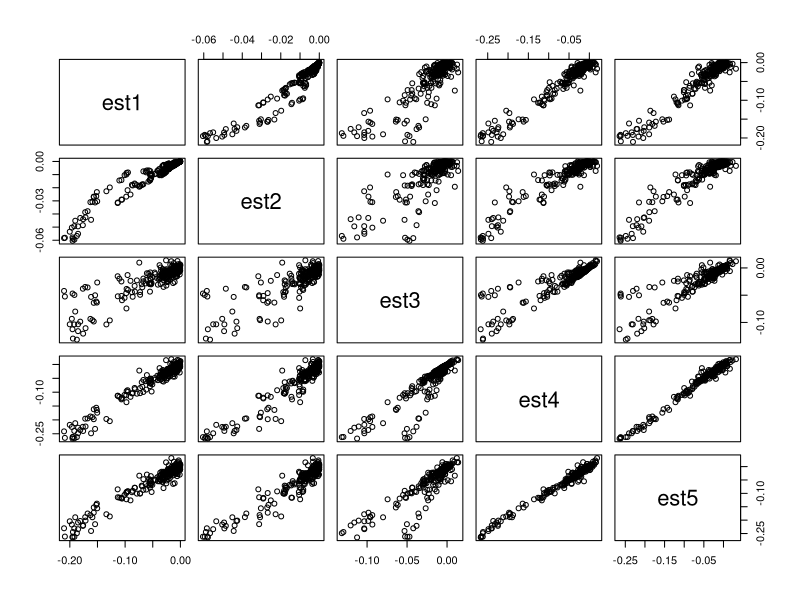
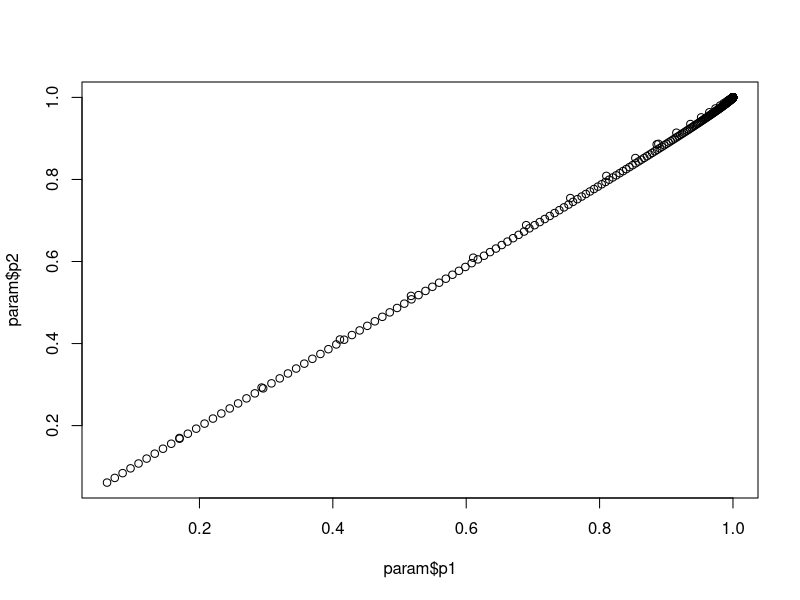
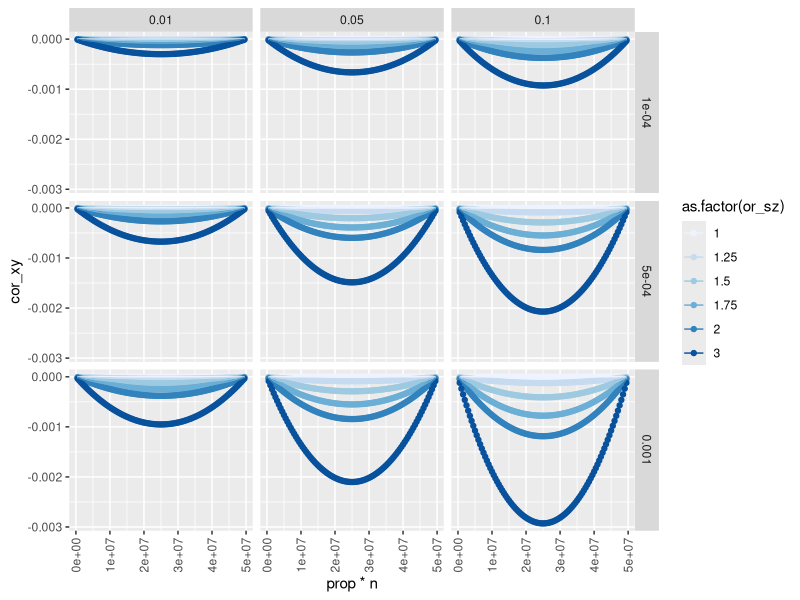
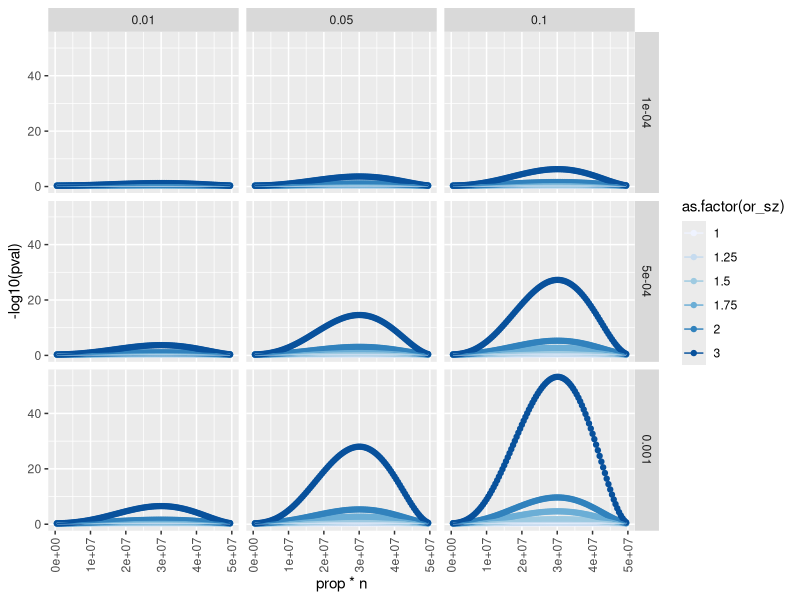
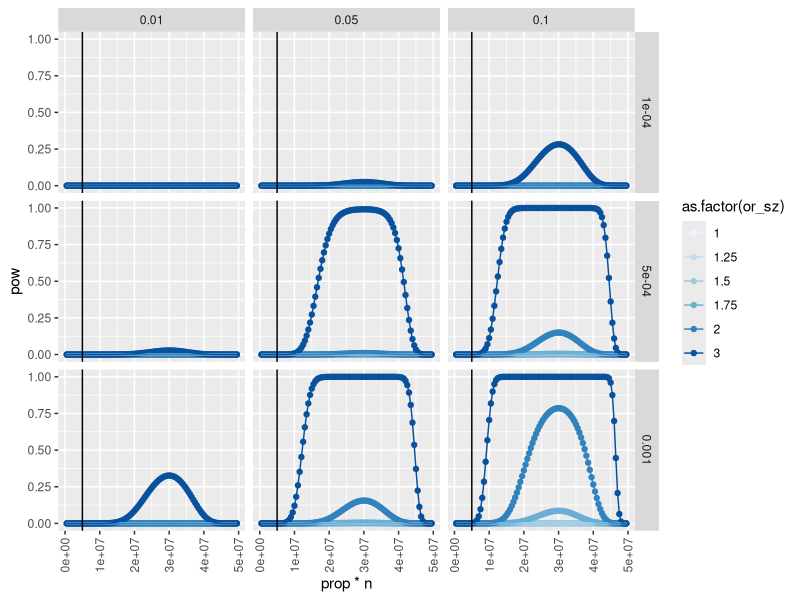

Write R code to recreate these figures, in order.
## ---- chunk 1
knitr::opts_chunk$set(
  collapse = TRUE,
  comment = "#>"
)
## ---- chunk 2
suppressWarnings(suppressPackageStartupMessages({
  library(knitr)
  library(ggplot2)
  library(dplyr)
  library(pwr)
}))
knitr::opts_chunk$set(echo=TRUE, message=FALSE, warning=FALSE, dev="png")
## ---- chunk 3
set.seed(20200420)
n <- 100000
x <- rnorm(n)
y <- rnorm(n)
b_xy <- 0
b_xs <- 6
b_ys <- 8
b_sz <- 5
s <- x * b_xs + y * b_ys + rnorm(n)
z <- s * b_sz + rnorm(n)
## ---- chunk 4
(b_xy * var(s) * var(x) - b_xs * b_ys * var(x) * var(y)) / (b_ys^2 * var(x) * var(y) + var(x))
lm(y ~ x + s)$coef[2]
## ---- chunk 5
b_xz <- lm(z ~ x)$coef[2]
b_yz <- lm(z ~ y)$coef[2]
(b_xy * var(z) * var(x) - b_xz * b_yz * var(x) * var(y)) / (b_yz^2 * var(x) * var(y) + var(x))
lm(y ~ x + z)$coef[2]
## ---- chunk 6
set.seed(12345)
n <- 100000
maf <- 0.3
x <- rbinom(n, 2, maf)
y <- rnorm(n, sd=3)
s <- x * 6 + y * 8 + rnorm(n)
z <- s * 5 + rnorm(n)
## ---- chunk 7
(b_xy * var(s) * var(x) - b_xs * b_ys * var(x) * var(y)) / (b_ys^2 * var(x) * var(y) + var(x))
lm(y ~ x + s)$coef[2]
## ---- chunk 8
b_xz <- lm(z ~ x)$coef[2]
b_yz <- lm(z ~ y)$coef[2]
(b_xy * var(z) * var(x) - b_xz * b_yz * var(x) * var(y)) / (b_yz^2 * var(x) * var(y) + var(x))
lm(y ~ x + z)$coef[2]
## ---- chunk 9
x <- rbinom(n, 2, maf)
y <- rnorm(n)
s <- x * b_xs + y * b_ys
l <- b_sz*s
pr <- 1 / (1 + exp(-l))
z <- rbinom(n, 1, pr)
table(z)
## ---- chunk 10
b_xz <- lm(z ~ x)$coef[2]
b_yz <- lm(z ~ y)$coef[2]
(b_xy * var(z) * var(x) - b_xz * b_yz * var(x) * var(y)) / (b_yz^2 * var(x) * var(y) + var(x)*var(z))
(b_xy * var(z) * var(x) - b_xz * b_yz * var(x) * var(y)) / (b_yz^2 * var(x) * var(y) + var(x))
lm(y ~ x + z)$coef[2]
lm(y[z==1] ~ x[z==1])$coef[2]
## ---- chunk 11
library(dplyr)
param <- expand.grid(
	n = 100000,
	maf = c(0.1, 0.5, 0.7),
	b_xy = c(0, 0.3),
	b_xs = c(0.1, 0.6),
	b_ys = c(0.4, 0.8),
	b_sz = c(0.4, 0.8),
	sdy = c(1, 3),
	alpha = c(0, 1, 2),
	sim=1
)

out <- list()
for(i in 1:nrow(param))
{
	message(i)
	pa <- param[i, ]
	x <- rbinom(pa$n, 2, pa$maf)
	y <- rnorm(pa$n, sd=pa$sdy)
	s <- x * pa$b_xs + y * pa$b_ys
	l <- pa$alpha + pa$b_sz*s
	pr <- 1 / (1 + exp(-l))
	z <- rbinom(pa$n, 1, pr)
	b_xz <- cov(x,z) / var(x)
	b_yz <- cov(y,z) / var(y)
	pa$est1 <- (b_xy * var(z) * var(x) - b_xz * b_yz * var(x) * var(y)) / (b_yz^2 * var(x) * var(y) + var(x)*var(z))
	pa$est2 <- (b_xy * var(z) * var(x) - b_xz * b_yz * var(x) * var(y)) / (b_yz^2 * var(x) * var(y) + var(x))
	pa$est3 <- (cov(x,y)/sd(x) - cov(x,z) * cov(y, z) / var(z)) / (1 - cov(x,z)^2/var(z))
	pa$est4 <- lm(y ~ x + z)$coef[2]
	pa$est5 <- cov(y[z==1], x[z==1]) / var(x[z==1])
	out[[i]] <- pa
}

out <- bind_rows(out)
subset(out, select=c(est1, est2, est3, est4, est5)) %>% pairs
subset(out, select=c(est1, est2, est3, est4, est5)) %>% cor
## ---- chunk 12
x <- rbinom(n, 2, maf)
y <- rnorm(n)
s <- x * b_xs + y * b_ys
l <- b_sz*s
pr <- 1 / (1 + exp(-l))
z <- rbinom(n, 1, pr)
table(z)
b_xz <- lm(z ~ x)$coef[2]
b_yz <- lm(z ~ y)$coef[2]
(b_xy * var(z) * var(x) - b_xz * b_yz * var(x) * var(y)) / (b_yz^2 * var(x) * var(y) + var(x)*var(z))
(b_xy * var(z) * var(x) - b_xz * b_yz * var(x) * var(y)) / (b_yz^2 * var(x) * var(y) + var(x))
lm(y ~ x + z)$coef[2]
lm(y[z==1] ~ x[z==1])$coef[2]
## ---- chunk 13
b_xs = cov(x,s)/var(x)
b_ys = cov(y,s)/var(y)
b_sz = cov(s,z)/var(s)
(b_xy * var(z) * var(x) - b_xz * b_yz * var(x) * var(y)) / (b_yz^2 * var(x) * var(y) + var(x)*var(z))
(b_xy * var(z) * var(x) - b_xs * b_sz * b_ys * b_sz * var(x) * var(y)) / ((b_ys * b_sz)^2 * var(x) * var(y) + var(x)*var(z))
## ---- chunk 14
x <- rbinom(n, 2, maf)
y <- rnorm(n)
s <- x * b_xs + y * b_ys
l <- b_sz*s
pr <- 1 / (1 + exp(-l))
z <- rbinom(n, 1, pr)
b_xz <- lm(z ~ x)$coef[2]
b_yz <- lm(z ~ y)$coef[2]
logor = glm(z ~ s, family="binomial")$coef[2]

# estimate lm
bhat_sz = lm(z ~ s)$coef[2]

# convert beta to logor
prop <- sum(z == 1) / length(z)
mu <- prop * (1 - prop)

# get beta from logOR
logor * mu
cov(s,z)/var(s)

lm(y[z==1] ~ x[z==1])$coef[2]
b_xs = cov(x,s)/var(x)
b_ys = cov(y,s)/var(y)
b_sz = cov(s,z)/var(s)

(b_xy * var(z) * var(x) - b_xz * b_yz * var(x) * var(y)) / (b_yz^2 * var(x) * var(y) + var(x)*var(z))
(b_xy * var(z) * var(x) - b_xs * b_sz * b_ys * b_sz * var(x) * var(y)) / ((b_ys * b_sz)^2 * var(x) * var(y) + var(x)*var(z))
(b_xy * var(z) * var(x) - b_xs * logor * mu * b_ys * logor * mu * var(x) * var(y)) / ((b_ys * logor * mu)^2 * var(x) * var(y) + var(x)*var(z))

## ---- chunk 15
n <- 10000
maf <- 0.3
rsq_gs <- 0.1
rsq_xs <- 0.2
vx <- 1
vs <- 1
rsq_s <- rsq_gs + rsq_xs
g <- rbinom(n,2,maf)
x <- rnorm(n)
b_gs <- sqrt(rsq_gs * vs / (2*maf*(1-maf)))
b_xs <- sqrt(rsq_xs * vs / vx)
ve <- vs - b_gs^2 * 2*maf*(1-maf) - b_xs^2 * vx
s <- g * b_gs + x * b_xs + rnorm(n, sd=sqrt(ve))
var(s)
cor(g, s)^2
cor(x, s)^2
## ---- chunk 16
# input parameters
n = 100000
prop <- 0.3
or_sz <- 2.5
b_xy = 0
rsq_xs = 0.05
rsq_ys = 0.1
maf = 0.3
vy = 1
vs = 1

# infer
logor_sz <- log(or_sz)
vz <- prop * (1-prop)
vx <- 2 * maf * (1-maf)
b_xs <- sqrt(rsq_xs * vs / (2*maf*(1-maf)))
b_ys <- sqrt(rsq_ys * vs / vy)
ve <- vs - b_xs^2 * 2*maf*(1-maf) - b_ys^2 * vy
alpha <- log((1 - prop)/prop)

# generate
y <- rnorm(n)
x <- rbinom(n, 2, maf)
s <- x * b_xs + y * b_ys + rnorm(n, sd=sqrt(ve))
cor(s,x)^2
cor(s,y)^2
l <- alpha + logor_sz * s
pr <- 1 / (1 + exp(-l))
z <- rbinom(n, 1, pr)

# infer
lm(y[z==1] ~ x[z==1])$coef[2]
cor(y[z==1], x[z==1])

# derive
bh_xs = cov(x,s)/var(x)
bh_xz = cov(x,z)/var(x)
bh_ys = cov(y,s)/var(y)
bh_yz = cov(y,z)/var(y)
bh_sz = cov(s,z)/var(s)

(b_xy * var(z) * var(x) - bh_xz * bh_yz * var(x) * var(y)) / (bh_yz^2 * var(x) * var(y) + var(x)*var(z))
(b_xy * var(z) * var(x) - cov(x,z)/var(x) * cov(y,z)/var(y) * var(x) * var(y)) / ((cov(y,z)/var(y))^2 * var(x) * var(y) + var(x)*var(z))
(b_xy * vz * vx - b_xs * logor_sz * vz * b_ys * logor_sz * vz * vx * vy) / ((b_ys * logor_sz * vz)^2 * vx * vy + vx*vz)
## ---- chunk 17

param <- expand.grid(
  rsq = seq(0.001, 0.4, by=0.001),
  n = c(100,1000, 10000)
)
for(i in 1:nrow(param))
{
  param$p1[i] <- power.anova.test(groups=2, n=param$n[i], between.var=param$rsq[i], within.var=1-param$rsq[i],sig.level=0.05)$power
  param$p2[i] <- pwr.r.test(n=param$n[i],r=sqrt(param$rsq[i]),sig.level=0.05)$power
}
plot(param$p1, param$p2)

## ---- chunk 18
simulate_y_structure <- function(n, prop, or_sz, b_xy, rsq_xs, rsq_ys, maf, vy=1, vs=1, sig.level=5e-8)
{
  # infer
  logor_sz <- log(or_sz)
  vz <- prop * (1-prop)
  vx <- 2 * maf * (1-maf)
  b_xs <- sqrt(rsq_xs * vs / (2*maf*(1-maf)))
  b_ys <- sqrt(rsq_ys * vs / vy)
  ve <- vs - b_xs^2 * 2*maf*(1-maf) - b_ys^2 * vy
  alpha <- log((1 - prop)/prop)
  bh_xy <- (b_xy * vz * vx - b_xs * logor_sz * vz * b_ys * logor_sz * vz * vx * vy) / ((b_ys * logor_sz * vz)^2 * vx * vy + vx*vz)
  cor_xy <- sqrt(bh_xy^2 * vx / vy) * sign(bh_xy)
  pow <- power.anova.test(groups=2, n=n * prop, between.var=cor_xy^2, within.var = 1 - cor_xy^2, sig.level=sig.level)$power
  ns <- n * prop
  se <- sqrt((1 - cor_xy^2) * vs / (ns * vx))
  pval <- pnorm(abs(bh_xy / se), lower.tail=FALSE)
  return(list(bh_xy=bh_xy, cor_xy=cor_xy, pow=pow, se=se, pval=pval, ns=ns))
}
simulate_y_structure(n=50000000, prop=0.8, 2, 0, 0.001, 0.1, 0.5)
simulate_y_structure(n=50000000, prop=0.2, 2, 0, 0.001, 0.1, 0.5)
## ---- chunk 19
param <- expand.grid(
  n = 50000000,
  prop = seq(0.01,0.99,by=0.01),
  or_sz = c(1, 1.25, 1.5, 1.75, 2, 3),
  b_xy = c(0),
  rsq_xs = c(0.0001,0.0005, 0.001),
  rsq_ys = c(0.01, 0.05, 0.1),
  maf = 0.3
)
dim(param)

res <- lapply(1:nrow(param), function(x) {
  P <- param[x,]
  o <- simulate_y_structure(n=P$n, prop=P$prop, P$or_sz, P$b_xy, P$rsq_xs, P$rsq_ys, P$maf)
  as_tibble(c(P, o))
}) %>% bind_rows()

ggplot(res, aes(x=prop*n, y=cor_xy, group=as.factor(or_sz))) +
  geom_point(aes(colour=as.factor(or_sz))) +
  geom_line(aes(colour=as.factor(or_sz))) +
  facet_grid(rsq_xs ~ rsq_ys) +
  scale_colour_brewer() +
  theme(axis.text.x=element_text(angle=90, hjust=1, vjust=0.5))

ggplot(res, aes(x=prop*n, y=-log10(pval), group=as.factor(or_sz))) +
  geom_point(aes(colour=as.factor(or_sz))) +
  geom_line(aes(colour=as.factor(or_sz))) +
  facet_grid(rsq_xs ~ rsq_ys) +
  scale_colour_brewer() +
  theme(axis.text.x=element_text(angle=90, hjust=1, vjust=0.5))

ggplot(res, aes(x=prop*n, y=pow, group=as.factor(or_sz))) +
  geom_point(aes(colour=as.factor(or_sz))) +
  geom_line(aes(colour=as.factor(or_sz))) +
  facet_grid(rsq_xs ~ rsq_ys) +
  geom_vline(xintercept=5000000) +
  scale_colour_brewer() +
  theme(axis.text.x=element_text(angle=90, hjust=1, vjust=0.5))
## ---- chunk 20
# simulate SNP
x1 = rbinom(10000, 2, 0.4)

# liability
z = 1 + 0.2*x1
mean(z)

# probability of case
pr = 1/(1+exp(-z))

# sample cases
y = rbinom(10000,1,pr)
table(y)

#now feed it to glm:
(logor = glm(y ~ x1, family="binomial")$coef[2])

# estimate lm
cov(x1,y) / var(x1)
(beta = lm(y ~ x1)$coef[2])

# convert beta to logor
prop <- sum(y == 1) / length(y)
mu <- prop * (1 - prop)
beta / mu

# Is it different when you use the known intercept?
propt <- (1 / (1+exp(-1)))
mut <- propt * (1 - propt)
beta / mut
